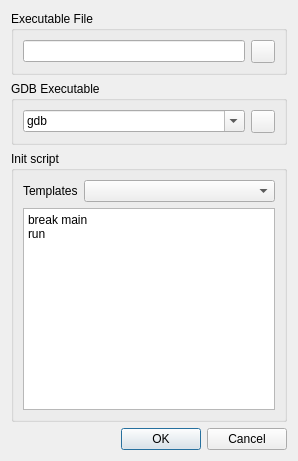
<?xml version="1.0" encoding="UTF-8"?>
<ui version="4.0">
 <class>DialogStartDebug</class>
 <widget class="QDialog" name="DialogStartDebug">
  <property name="geometry">
   <rect>
    <x>0</x>
    <y>0</y>
    <width>298</width>
    <height>461</height>
   </rect>
  </property>
  <property name="windowTitle">
   <string>Dialog</string>
  </property>
  <layout class="QVBoxLayout" name="verticalLayout_2">
   <item>
    <widget class="QGroupBox" name="groupBox">
     <property name="title">
      <string>Executable File</string>
     </property>
     <layout class="QHBoxLayout" name="horizontalLayout">
      <item>
       <widget class="QLineEdit" name="editorExecFile"/>
      </item>
      <item>
       <widget class="QToolButton" name="buttonChoseExecutable">
        <property name="icon">
         <iconset resource="resources/images.qrc">
          <normaloff>:/images/document-open.svg</normaloff>:/images/document-open.svg</iconset>
        </property>
       </widget>
      </item>
     </layout>
    </widget>
   </item>
   <item>
    <widget class="QGroupBox" name="groupBox_3">
     <property name="title">
      <string>GDB Executable</string>
     </property>
     <layout class="QHBoxLayout" name="horizontalLayout_2">
      <item>
       <widget class="QComboBox" name="editorGdbExecFile">
        <property name="editable">
         <bool>true</bool>
        </property>
        <property name="currentText">
         <string>gdb</string>
        </property>
       </widget>
      </item>
      <item>
       <widget class="QToolButton" name="buttonChoseGdbExecutable">
        <property name="icon">
         <iconset resource="resources/images.qrc">
          <normaloff>:/images/document-open.svg</normaloff>:/images/document-open.svg</iconset>
        </property>
       </widget>
      </item>
     </layout>
    </widget>
   </item>
   <item>
    <widget class="QGroupBox" name="groupBox_2">
     <property name="title">
      <string>Init script</string>
     </property>
     <layout class="QVBoxLayout" name="verticalLayout">
      <item>
       <layout class="QHBoxLayout" name="horizontalLayout_3">
        <item>
         <widget class="QLabel" name="label">
          <property name="sizePolicy">
           <sizepolicy hsizetype="Maximum" vsizetype="Preferred">
            <horstretch>0</horstretch>
            <verstretch>0</verstretch>
           </sizepolicy>
          </property>
          <property name="text">
           <string>Templates</string>
          </property>
         </widget>
        </item>
        <item>
         <widget class="QComboBox" name="comboGdbInitTemplates"/>
        </item>
       </layout>
      </item>
      <item>
       <widget class="QPlainTextEdit" name="editorInitScript">
        <property name="plainText">
         <string>break main
run</string>
        </property>
       </widget>
      </item>
     </layout>
    </widget>
   </item>
   <item>
    <widget class="QDialogButtonBox" name="buttonBox">
     <property name="orientation">
      <enum>Qt::Horizontal</enum>
     </property>
     <property name="standardButtons">
      <set>QDialogButtonBox::Cancel|QDialogButtonBox::Ok</set>
     </property>
    </widget>
   </item>
  </layout>
 </widget>
 <resources>
  <include location="resources/images.qrc"/>
 </resources>
 <connections>
  <connection>
   <sender>buttonBox</sender>
   <signal>accepted()</signal>
   <receiver>DialogStartDebug</receiver>
   <slot>accept()</slot>
   <hints>
    <hint type="sourcelabel">
     <x>248</x>
     <y>254</y>
    </hint>
    <hint type="destinationlabel">
     <x>157</x>
     <y>274</y>
    </hint>
   </hints>
  </connection>
  <connection>
   <sender>buttonBox</sender>
   <signal>rejected()</signal>
   <receiver>DialogStartDebug</receiver>
   <slot>reject()</slot>
   <hints>
    <hint type="sourcelabel">
     <x>316</x>
     <y>260</y>
    </hint>
    <hint type="destinationlabel">
     <x>286</x>
     <y>274</y>
    </hint>
   </hints>
  </connection>
 </connections>
</ui>
